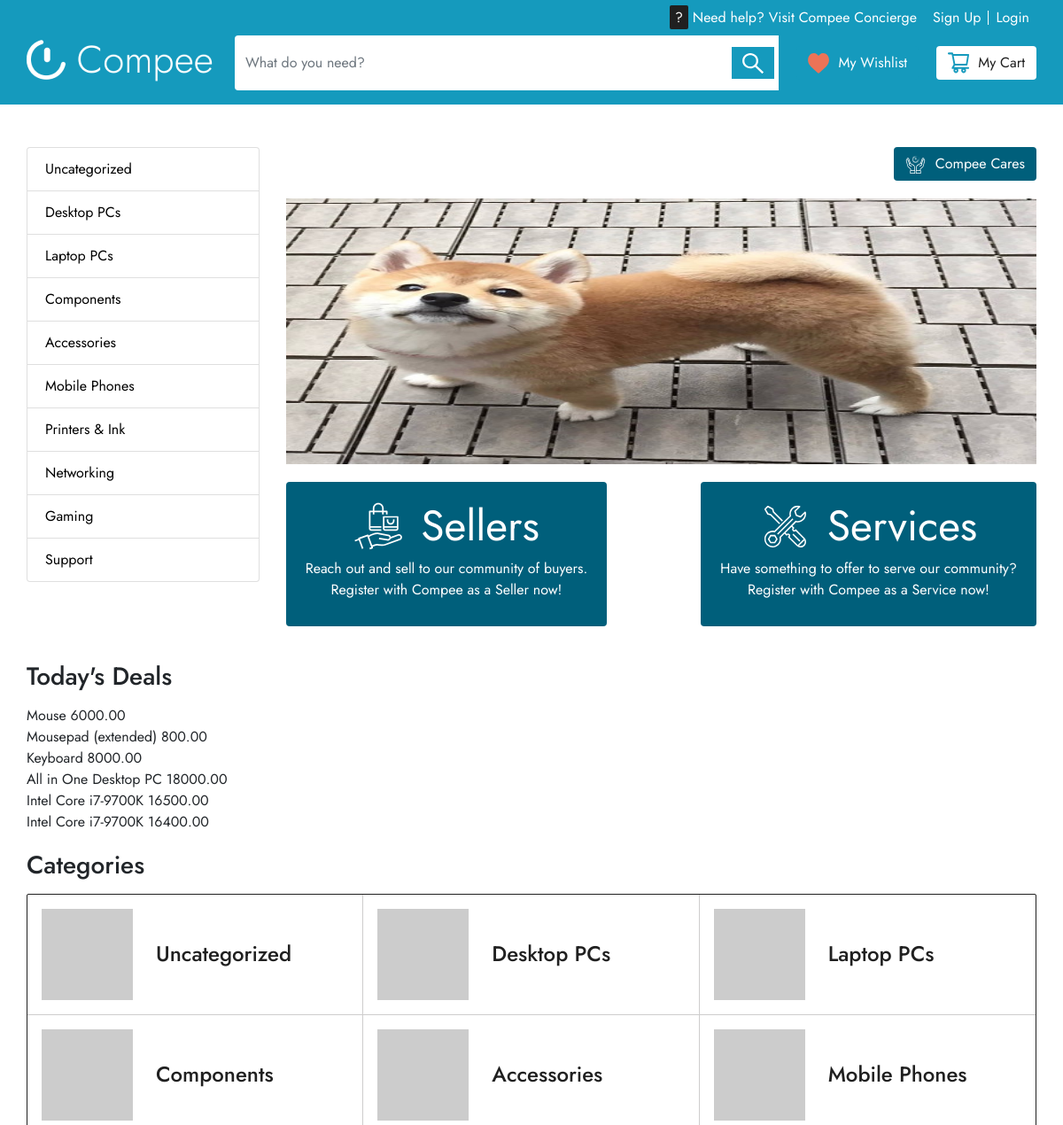
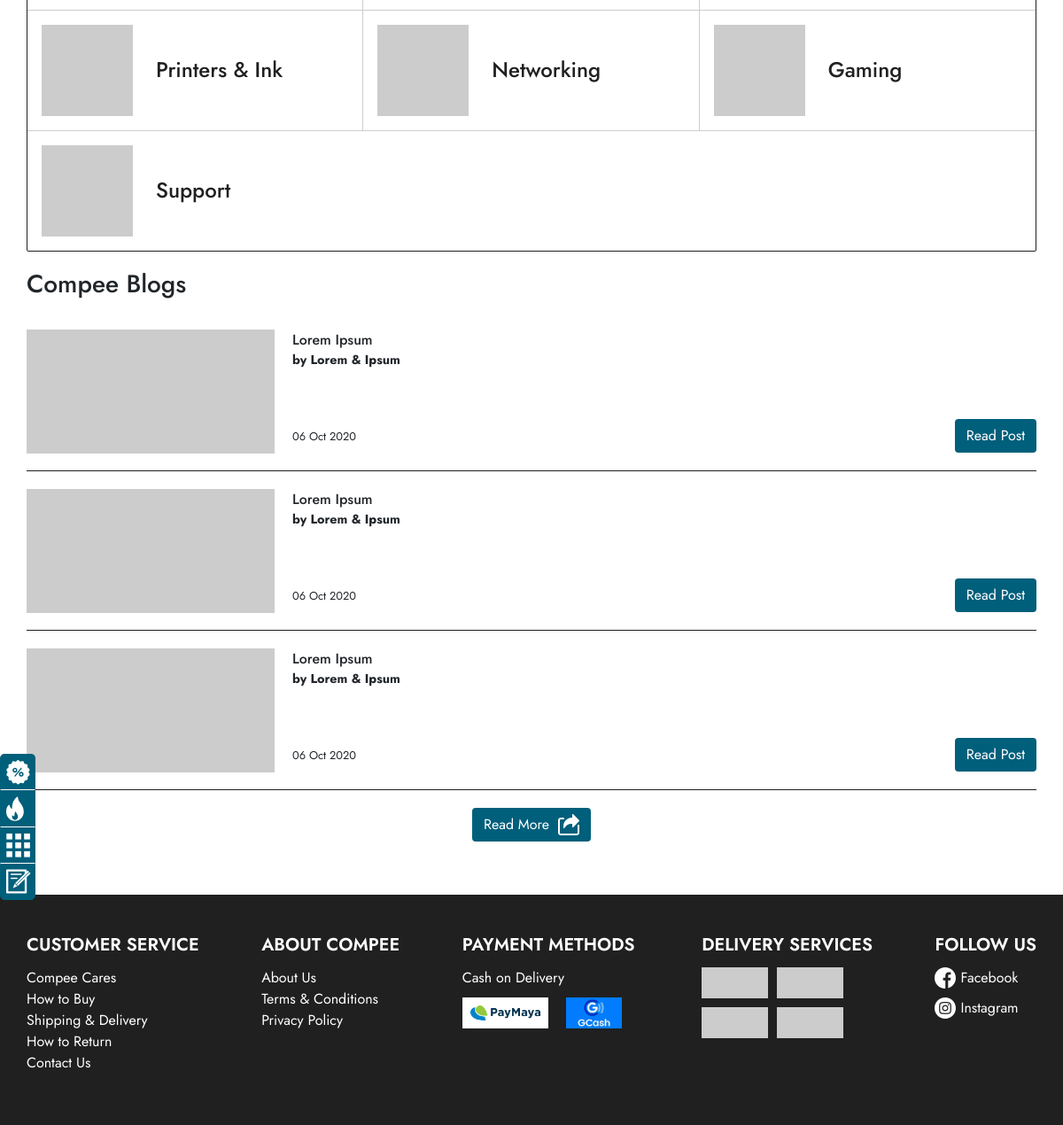
The page / on the database its author committed (2 pictures, top to bottom).
### admins/models.py (models this page shows, shortened)
class Category(models.Model):
    category_id = models.AutoField(primary_key=True)
    name = models.CharField(max_length=100)
    image = models.ImageField(default='default.jpg', upload_to='cat_pics')
    def __str__(self):
        return f'{self.name}'

class Banner(models.Model):
    image = models.ImageField(default='default.jpg', upload_to='banner_pics')

class DisplayGroup(models.Model):
    id = models.AutoField(primary_key=True)
    title = models.CharField(max_length=100)
    slug = models.SlugField(unique=True, max_length=100)
    enabled = models.BooleanField(default=False, choices=BOOL_CHOICES)

class ProductGroup(models.Model):
    id = models.AutoField(primary_key=True)
    product = models.ForeignKey(Product, on_delete=models.CASCADE)
    group = models.ForeignKey(DisplayGroup, on_delete=models.CASCADE)

class Product(models.Model):
    product_id = models.AutoField(primary_key=True)
    name = models.CharField(max_length=100)
    description = models.TextField(blank=True, null=True)
    price = models.DecimalField(max_digits=10, decimal_places=2)
    discount_price = models.DecimalField(max_digits=10, decimal_places=2, blank=True, null=True)
    item_stock = models.PositiveIntegerField()
    date_created = models.DateTimeField(default=timezone.now)
    image = models.ImageField(default='default.jpg', upload_to='product_pics')
    vendor = models.ForeignKey(Vendor, on_delete=models.CASCADE)
    slug = models.SlugField(unique=True, max_length=100)
    tags = TaggableManager()

### main/views.py (the view)
# urls.py: 2. Add a URL to urlpatterns:  path('', Home.as_view(), name='home')
def Home(request):
    categories = Category.objects.all()
    context = {
        'categories' : categories,
        'banner': Banner.objects.all().first()
    }
    q_groups = DisplayGroup.objects.filter(enabled=True)
    if q_groups:
        groups = []
        for i in q_groups:
            products = ProductGroup.objects.filter(group=i)
            group = {
                'title':i.title,
                'products':products
            }
            groups.append(group)
        context.update({'groups':groups})
    return render(request, 'main/pages/home.html', context)

### templates/main/pages/home.html (shortened to what this page needs)
{% extends "base.html" %}
{% load static %}
{% block stylesheets %}
<link rel="stylesheet" href="{% static 'css/styles/home.css' %}">
{% endblock stylesheets %}
{% block content %}
    <section class="banner-menu">
        <div class="row">
            {% include 'main/partials/_categories.html' %}
            <div class="col-md-9 d-flex flex-column ss-content">
                <div class="concierge-btn d-flex justify-content-end align-items-end">
                    <a href="{% url 'compee-cares' %}" class="btn btn-navy d-flex justify-content-center align-items-center">
                        <div class="compee-cares icon"></div>
                        <span>Compee Cares</span>
                    </a>
                </div>
                <div class="ss-banner">
                    <img src="{{ banner.image.url }}" width="100%" height="300px">
                </div>
                <div class="sellers-services d-flex justify-content-between align-items-center">
                    <a href="{% url 'vendors-main' %}" class="sellers btn btn-navy">
                        <div class="ss-wrapper d-flex justify-content-center align-items-center">
                            <div class="sellers-icon icon"></div>
                            <span>Sellers</span>
                        </div>
                        <p>
                            Reach out and sell to our community of buyers.<br>Register with Compee as a Seller now!
                        </p>
                    </a>
                    <a href="{% url 'services-main' %}" class="services btn btn-navy">
                        <div class="ss-wrapper d-flex justify-content-center align-items-center">
                            <div class="services-icon icon"></div>
                            <span>Services</span>
                        </div>
                        <p>
                            Have something to offer to serve our community?<br>Register with Compee as a Service now!
                        </p>
                    </a>
                </div>
            </div>
        </div>
        <div class="compee-overlay">
            <a href="" class="overlay-icon d-flex align-items-center">
                <img src="../../../static/img/icons/Sale.svg" alt="deals">
            </a>
            <a href="" class="overlay-icon d-flex align-items-center">
                <img src="../../../static/img/icons/Most Popular.svg" alt="popular">
                <span>Most Popular</span>
            </a>
            <a href="" class="overlay-icon d-flex align-items-center">
                <img src="../../../static/img/icons/Categories.svg" alt="categories">
            </a>
            <a href="" class="overlay-icon d-flex align-items-center">
                <img src="../../../static/img/icons/Blogs.svg" alt="blogs">
            </a>
        </div>
    </section>
    <section class="deals" id="deals">
    {% if groups %}
        {% for group in groups %}
                <h3>{{ group.title }}</h3>
                <ul>
                    {% for i in group.products %}
                        <li>{{i.product.name}} {{i.product.price}}</li>
                    {% endfor %}
                </ul>
        {% endfor %}
    {% endif %}
    </section>
    <section class="categories">
        <h3>Categories</h3>
        <div class="container categories-container">
            {% for cat in categories %}
                    {% if forloop.first %}<div class="row">{% endif %}
                    <a href="{% url 'category-filter' cat.name %}" class="col-lg-4 cat-item cat-item--{{forloop.counter}} d-flex justify-content-start align-items-center">
                        <img src="https://via.placeholder.com/150" alt=""><span>{{ cat }}</span>
                    </a>
                    {% if forloop.counter|divisibleby:"3" %}</div><div class="row">{% endif %}
                    {% if forloop.last %}</div>{% endif %}
                {% endfor %}
        </div>
    </section>
    <section class="compee-blogs" id="blogs">
        <h3>Compee Blogs</h3>
        <div class="blog-container">
            {% for i in '123'|make_list %}
            <div class="blog-item d-flex justify-content-start align-items-start">
                <div class="blog-img">
                    <img src="https://via.placeholder.com/300x150" alt="">
                </div>
                <div class="blog-details d-flex flex-column justify-content-between">
                    <div class="blog-header">
                        <span class="blog-title">Lorem Ipsum</span>
                        <span class="blog-author">by Lorem & Ipsum</span>
                    </div>
                    <div class="blog-published d-flex justify-content-between align-items-center">
                        <span>06 Oct 2020</span>
                        <a href="" class="btn btn-navy">Read Post</a>
                    </div>
                </div>
            </div>
            {% endfor %}
            <div class="read-more d-flex justify-content-center align-items-center">
                <a href="#" class="btn btn-navy d-flex justify-content-center align-items-center">
                    <span>Read More</span>
                    <div class="share icon"></div>
                </a>
            </div>
        </div>
    </section>
{% endblock content %}

### templates/main/partials/_categories.html (shortened to what this page needs)
<div class="col-md-3">
    <ul class="list-group">
        {% for cat in categories %}
            <li class="list-group-item"><a href="{% url 'category-filter' cat.name %}" >{{ cat.name }}</a></li>
        {% endfor %}
    </ul>
</div>

### static/css/style.css (style rules this page uses)
* { padding: 0; margin: 0; text-decoration: none; }
html, body { height: 100%; min-width: 100%; min-height: 100%; position: relative; font-family: 'Jost', sans-serif; }
a { text-decoration: none; }
ul { list-style-type: none; }
.btn-navy { background-color: #005F7B; color: #fff; }
a.btn>.icon { margin-right: 10px; }
.icon { height: 1.5rem; width: 1.5rem; background-position: center; background-repeat: no-repeat; background-size: contain; }
.container { padding: 0px; }

### static/css/styles/home.css (style rules this page uses)
section { margin-bottom: 20px; }
h3 { margin-bottom: 15px; }
.compee-cares { background-image: url('../../img/icons/Compee\ Cares\ Logo.svg'); }
.sellers-icon { background-image: url('../../img/icons/seller.svg'); width: 3.5em; height: 3.5em; }
.services-icon { background-image: url('../../img/icons/services.svg'); width: 3.5em; height: 3.5em; }
.sellers-services a { background: #005F7B; text-decoration: none; padding: 1.5% 2.5%; }
.sellers-services a:first-child { margin-right: 20px; }
.sellers-services p { color: #fff; text-align: center; }
.sellers-services .ss-wrapper span { color: #fff; font-size: 3em; margin-left: 20px; }
.banner-menu .ss-content>div { margin-bottom: 20px; }
.compee-overlay { position: fixed; display: inline-block; bottom: 10%; left: 0; z-index: 999; }
.overlay-icon { background-color: #005F7B; ; color: #fff; font-weight: 500; max-width: calc(.75em + 1.75em); width: auto; border: 1px solid #005F7B; ; align-items: center; overflow: hidden; -webkit-transition: max-width 0.5s; transition: max-width 0.5s; display: inline-flex; }
a.overlay-icon { text-decoration: none; color: #fff; }
.overlay-icon span { white-space: nowrap; padding: .35em; }
.overlay-icon:first-child { border-top-left-radius: 5px; border-top-right-radius: 5px; }
.overlay-icon:last-child { border-bottom-left-radius: 5px; border-bottom-right-radius: 5px; }
.overlay-icon:not(:last-child) { border-bottom: 1px solid #fff; }
.overlay-icon img { width: 1.75em; height: 1.75em; margin: .35em; }
ul li a { color: black; }
.categories-container { border: 1px solid #202020; border-radius: 2px; }
.categories-container .row { margin: 0; }
.categories-container .row a.cat-item { padding: 0; text-decoration: none; color: #202020; }
.categories-container .row .cat-item img { padding: 1em; width: 135px; height: auto; }
.categories-container .row .cat-item span { font-weight: 500; font-size: 1.5em; margin: 0 10px; }
.categories-container .row:not(:last-child) .cat-item { border-bottom: 1px solid #CECDCD; }
.categories-container .row .cat-item:not(:last-child) { border-right: 1px solid #CECDCD; }
.blog-item { height: 180px; width: 100%; border-bottom: 1px solid #202020; padding: 20px 0; }
.blog-img img { height: 140px; width: auto; }
.blog-details { height: 100%; width: 100%; margin-left: 20px; }
.blog-header span { display: block; }
.blog-header span.blog-title { font-weight: 500; line-height: 24px; }
.blog-header span.blog-author { font-weight: 700; font-size: 0.9em; }
.blog-published span { font-size: 0.8em; }
.blog-published { width: 100%; }
.read-more { margin-top: 20px; }
.share { background-image: url('../../img/icons/share.svg'); margin-left: 10px; margin-right: 0px !important; }

### rows shown on the page
Category: name "Uncategorized"
Category: name "Desktop PCs"
Category: name "Laptop PCs"
Category: name "Components"
Category: name "Accessories"
Category: name "Mobile Phones"
Category: name "Printers & Ink"
Category: name "Networking"
Category: name "Gaming"
Category: name "Support"
Banner: image (picture)
DisplayGroup: title "Today's Deals"
ProductGroup: product.name "Mouse", product.price "6000.00"
ProductGroup: product.name "Mousepad (extended)", product.price "800.00"
ProductGroup: product.name "Keyboard", product.price "8000.00"
ProductGroup: product.name "All in One Desktop PC", product.price "18000.00"
ProductGroup: product.name "Intel Core i7-9700K", product.price "16500.00"
ProductGroup: product.name "Intel Core i7-9700K", product.price "16400.00"
